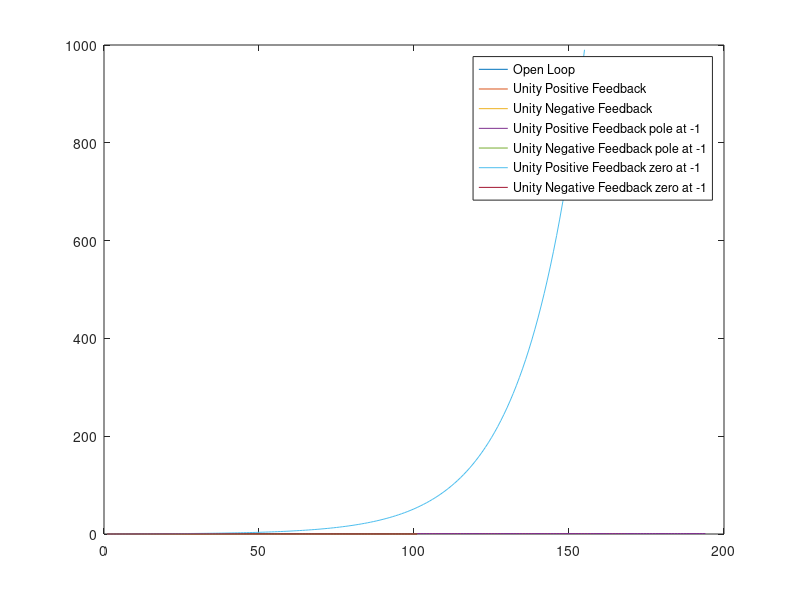

Reproduce this figure in MATLAB.
num = 1;
sys1 = [1 3 2];

plant1 = tf(num,sys1);

figure
plot(step(plant1), 'DisplayName', 'Open Loop');
hold on

z = [];
p = [];
kp = 1;
fbp = zpk(z,p,kp);

tf1 = feedback(plant1,fbp,1);
plot(step(tf1), 'DisplayName', 'Unity Positive Feedback');

kn = -1;
fbn = zpk(z,p,kn);

tf1 = feedback(plant1,fbn,1);
plot(step(tf1), 'DisplayName', 'Unity Negative Feedback');

p = [-1];
fbp = zpk(z,p,kp);

tf1 = feedback(plant1,fbp,1);
plot(step(tf1), 'DisplayName', 'Unity Positive Feedback pole at -1');

fbn = zpk(z,p,kn);

tf1 = feedback(plant1,fbn,1);
plot(step(tf1), 'DisplayName', 'Unity Negative Feedback pole at -1');

p = [0];
z = [-1]
fbp = zpk(z,p,kp);

tf1 = feedback(plant1,fbp,1);
plot(step(tf1), 'DisplayName', 'Unity Positive Feedback zero at -1');

fbn = zpk(z,p,kn);

tf1 = feedback(plant1,fbn,1);
plot(step(tf1), 'DisplayName', 'Unity Negative Feedback zero at -1');

legend
%legend( 'Open Loop', 'Unity Positive Feedback', 'Unity Negative Feedback')
